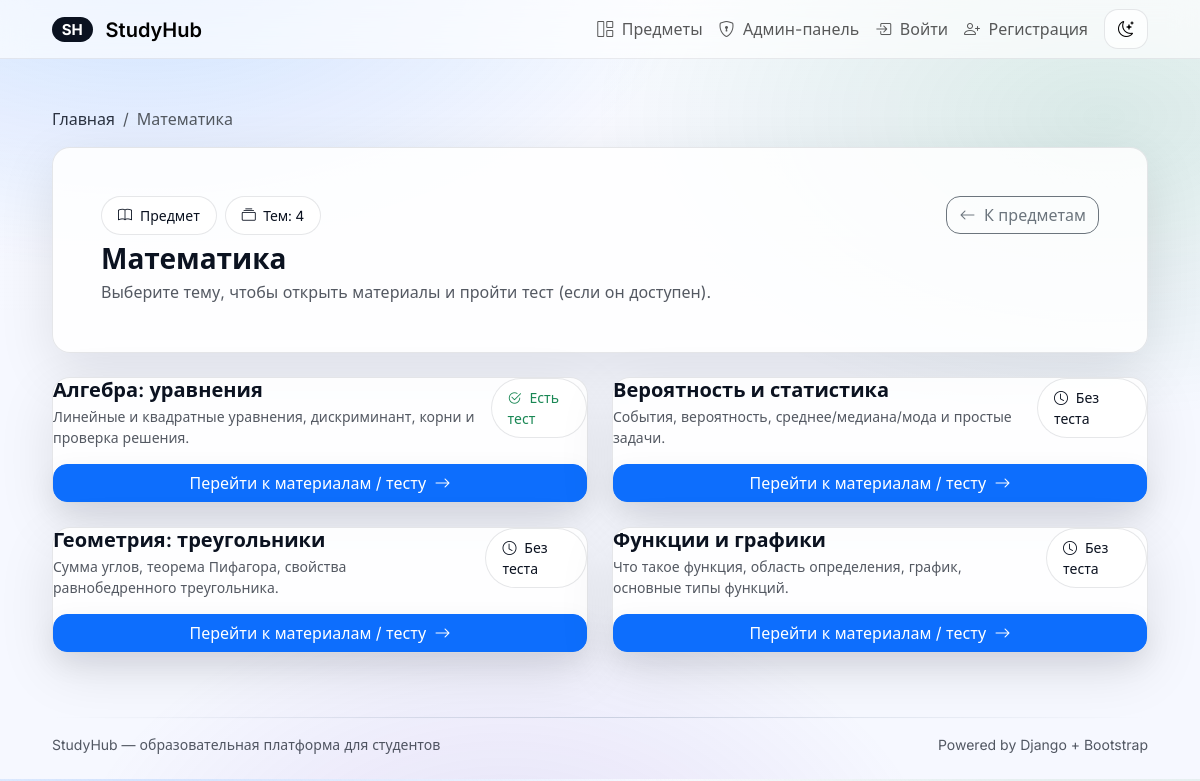
Screenshot of /subject/1 with the database file from the repository.
### core/models.py (models this page shows, shortened)
class Subject(models.Model):
    name = models.CharField(max_length=200)
    class Meta:
        ordering = ['name']
        verbose_name = 'Предмет'
        verbose_name_plural = 'Предметы'

class Topic(models.Model):
    subject = models.ForeignKey(Subject, on_delete=models.CASCADE, related_name='topics')
    name = models.CharField(max_length=200)
    description = models.TextField(blank=True)
    class Meta:
        ordering = ['subject__name', 'name']
        verbose_name = 'Тема'
        verbose_name_plural = 'Темы'

### core/views.py (the view)
# urls.py: path('subject/<int:id>', views.subject_detail, name='subject_detail'),
def subject_detail(request: HttpRequest, id: int) -> HttpResponse:
    subject = get_object_or_404(Subject, pk=id)
    topics = (
        subject.topics.annotate(
            has_test=Exists(Test.objects.filter(topic=OuterRef('pk'))),
        )
        .all()
    )
    return render(
        request,
        'core/subject_detail.html',
        {
            'subject': subject,
            'topics': topics,
        },
    )

### templates/core/subject_detail.html (shortened to what this page needs)
{% extends "base.html" %}
{% block content %}
  <nav aria-label="breadcrumb" class="mb-3">
    <ol class="breadcrumb mb-0">
      <li class="breadcrumb-item"><a href="{% url 'home' %}">Главная</a></li>
      <li class="breadcrumb-item active" aria-current="page">{{ subject.name }}</li>
    </ol>
  </nav>
  <div class="sh-glass sh-card p-4 p-lg-5 mb-4">
    <div class="d-flex flex-wrap justify-content-between align-items-start gap-3">
      <div>
        <div class="d-inline-flex align-items-center gap-2 mb-2">
          <span class="px-3 py-2 sh-chip small"><i class="bi bi-book me-1"></i> Предмет</span>
          <span class="px-3 py-2 sh-chip small sh-kbd"><i class="bi bi-collection me-1"></i> Тем: {{ topics|length }}</span>
        </div>
        <h1 class="h3 fw-bold mb-1">{{ subject.name }}</h1>
        <div class="sh-muted">Выберите тему, чтобы открыть материалы и пройти тест (если он доступен).</div>
      </div>
      <a class="btn btn-outline-secondary" href="{% url 'home' %}">
        <i class="bi bi-arrow-left me-1"></i> К предметам
      </a>
    </div>
  </div>
  {% if topics %}
    <div class="row g-3 g-lg-4">
      {% for topic in topics %}
        <div class="col-12 col-lg-6">
          <div class="sh-glass sh-card sh-card-hover h-100 p-0">
            <div class="card-body d-flex flex-column">
              <div class="d-flex justify-content-between align-items-start gap-3">
                <div>
                  <h2 class="h5 fw-semibold mb-1">{{ topic.name }}</h2>
                  {% if topic.description %}
                    <div class="small sh-muted">{{ topic.description|truncatechars:140 }}</div>
                  {% else %}
                    <div class="small sh-muted">Описание пока не добавлено.</div>
                  {% endif %}
                </div>
                {% if topic.has_test %}
                  <span class="px-3 py-2 sh-chip small text-success">
                    <i class="bi bi-check2-circle me-1"></i> Есть тест
                  </span>
                {% else %}
                  <span class="px-3 py-2 sh-chip small">
                    <i class="bi bi-clock me-1"></i> Без теста
                  </span>
                {% endif %}
              </div>
              <div class="mt-auto pt-3">
                <a class="btn btn-primary w-100" href="{% url 'topic_detail' topic.id %}">
                  Перейти к материалам / тесту <i class="bi bi-arrow-right ms-1"></i>
                </a>
              </div>
            </div>
          </div>
        </div>
      {% endfor %}
    </div>
  {% else %}
    <div class="alert alert-info sh-card rounded-4">
      Пока нет тем для этого предмета. Добавьте их через <a href="/admin/">админку</a>.
    </div>
  {% endif %}
{% endblock %}

### templates/base.html (style rules this page uses)
:root { --sh-radius: 18px; --sh-radius-sm: 14px; --sh-border: rgba(15, 23, 42, 0.10); --sh-shadow: 0 18px 55px rgba(2, 6, 23, 0.10); --sh-shadow-soft: 0 10px 28px rgba(2, 6, 23, 0.08); --sh-text: #0b1220; --sh-muted: rgba(11, 18, 32, 0.70); --sh-bg: #f6f8ff; --sh-surface: rgba(255, 255, 255, 0.86); --sh-surface-2: rgba(255, 255, 255, 0.72); }
body { font-family: Inter, system-ui, -apple-system, Segoe UI, Roboto, Arial, sans-serif; color: var(--sh-text); background: radial-gradient(920px 520px at 12% -5%, rgba(13, 110, 253, 0.18), transparent 60%), radial-gradient(880px 520px at 92% 15%, rgba(25, 135, 84, 0.14), transparent 58%), radial-gradient(760px 520px at 42% 115%, rgba(111, 66, 193, 0.14), transparent 58%), linear-gradient(180deg, rgba(255, 255, 255, 0.30), transparent 40%), var(--sh-bg); }
.sh-glass { background: var(--sh-surface); border: 1px solid var(--sh-border); box-shadow: var(--sh-shadow); }
.sh-card { border-radius: var(--sh-radius); }
.sh-card-hover { transition: transform 160ms ease, box-shadow 160ms ease, border-color 160ms ease; }
.sh-muted { color: var(--sh-muted); }
.btn { border-radius: 14px; box-shadow: 0 10px 28px rgba(2, 6, 23, 0.08); }
.btn-outline-secondary, .btn-outline-primary { box-shadow: none; }
.sh-kbd { font-variant-numeric: tabular-nums; letter-spacing: -0.01em; }
.sh-chip { border: 1px solid var(--sh-border); background: var(--sh-surface-2); border-radius: 999px; }
.breadcrumb a { color: var(--sh-text); text-decoration: none; opacity: 0.85; }

### rows the page displays
Subject: name "Математика"
Topic: name "Алгебра: уравнения", description "Линейные и квадратные уравнения, дискриминант, корни и проверка решения.", shows "Есть тест"
Topic: name "Вероятность и статистика", description "События, вероятность, среднее/медиана/мода и простые задачи.", shows "Без теста"
Topic: name "Геометрия: треугольники", description "Сумма углов, теорема Пифагора, свойства равнобедренного треугольника.", shows "Без теста"
Topic: name "Функции и графики", description "Что такое функция, область определения, график, основные типы функций.", shows "Без теста"

### other values shown
{{ topics|length }} "4"
